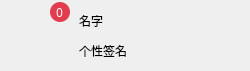
<?xml version="1.0" encoding="UTF-8"?>
<ui version="4.0">
 <class>FriendItem</class>
 <widget class="QWidget" name="FriendItem">
  <property name="geometry">
   <rect>
    <x>0</x>
    <y>0</y>
    <width>250</width>
    <height>71</height>
   </rect>
  </property>
  <property name="windowTitle">
   <string>Form</string>
  </property>
  <property name="styleSheet">
   <string notr="true"/>
  </property>
  <widget class="FriendIconLabel" name="label_icon">
   <property name="geometry">
    <rect>
     <x>5</x>
     <y>6</y>
     <width>61</width>
     <height>61</height>
    </rect>
   </property>
   <property name="mouseTracking">
    <bool>true</bool>
   </property>
   <property name="styleSheet">
    <string notr="true"/>
   </property>
   <property name="text">
    <string/>
   </property>
   <property name="textFormat">
    <enum>Qt::RichText</enum>
   </property>
   <property name="pixmap">
    <pixmap>:/pic/src/QQIcon/icon2.png</pixmap>
   </property>
   <property name="scaledContents">
    <bool>true</bool>
   </property>
  </widget>
  <widget class="QLabel" name="label_name">
   <property name="geometry">
    <rect>
     <x>79</x>
     <y>10</y>
     <width>161</width>
     <height>21</height>
    </rect>
   </property>
   <property name="styleSheet">
    <string notr="true">background-color: transparent</string>
   </property>
   <property name="text">
    <string>名字</string>
   </property>
  </widget>
  <widget class="QLabel" name="label_sig">
   <property name="geometry">
    <rect>
     <x>79</x>
     <y>40</y>
     <width>161</width>
     <height>21</height>
    </rect>
   </property>
   <property name="styleSheet">
    <string notr="true">background-color: transparent</string>
   </property>
   <property name="text">
    <string>个性签名</string>
   </property>
  </widget>
  <widget class="QLineEdit" name="lineEdit_newMsg">
   <property name="geometry">
    <rect>
     <x>50</x>
     <y>2</y>
     <width>20</width>
     <height>20</height>
    </rect>
   </property>
   <property name="font">
    <font>
     <family>Bahnschrift SemiLight</family>
    </font>
   </property>
   <property name="cursor">
    <cursorShape>BlankCursor</cursorShape>
   </property>
   <property name="mouseTracking">
    <bool>false</bool>
   </property>
   <property name="styleSheet">
    <string notr="true">min-width: 20px; min-height: 20px;max-width:20px; max-height: 20px;border-radius: 10px; ;background: #E13D4E;
color: #ffffff</string>
   </property>
   <property name="text">
    <string>0</string>
   </property>
   <property name="maxLength">
    <number>10</number>
   </property>
   <property name="alignment">
    <set>Qt::AlignCenter</set>
   </property>
   <property name="readOnly">
    <bool>true</bool>
   </property>
  </widget>
 </widget>
 <customwidgets>
  <customwidget>
   <class>FriendIconLabel</class>
   <extends>QLabel</extends>
   <header location="global">friendiconlabel.h</header>
  </customwidget>
 </customwidgets>
 <resources/>
 <connections/>
</ui>
